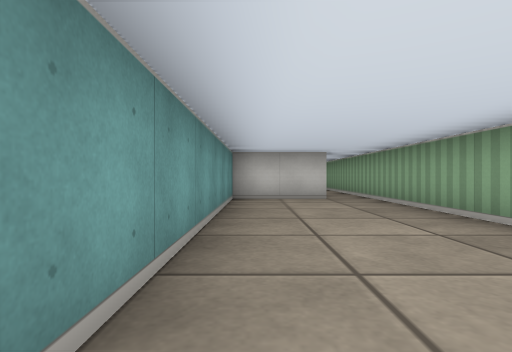
[1] (above)

20 first-person views from a walk through a cub3D maze. The camera is about half as high as the walls, looks level and sees 80° across. The floor is counted in squares. Each view is taken from the middle of a square. On the plan, view 1 faces up. The plan holds only what a view shows up to about 9 squares ahead; the rest is blank.

[2]
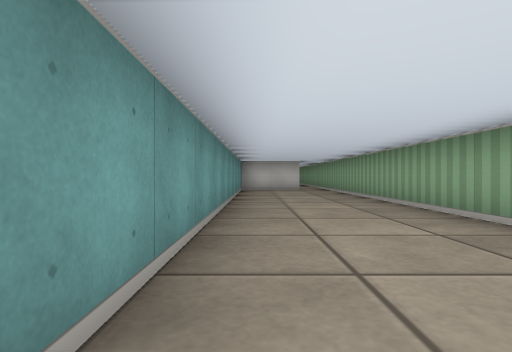

[3]
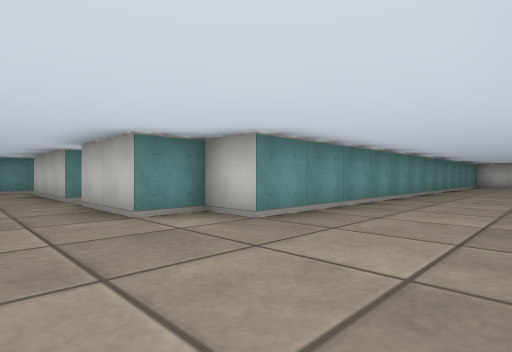

[4]
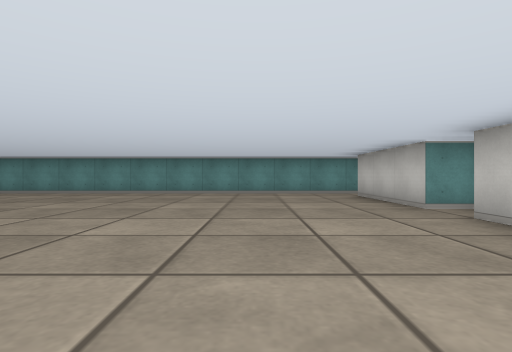

[5]
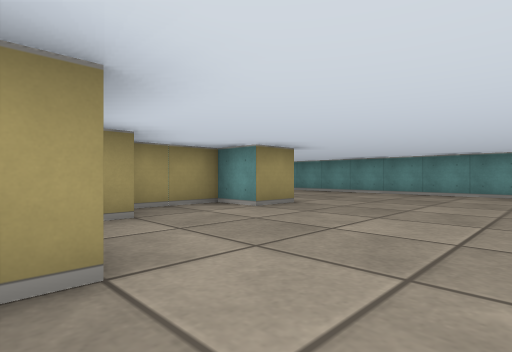

[6]
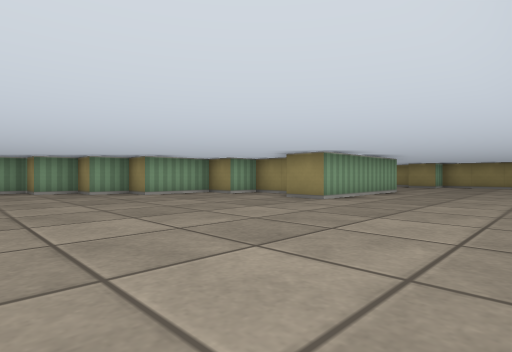

[7]
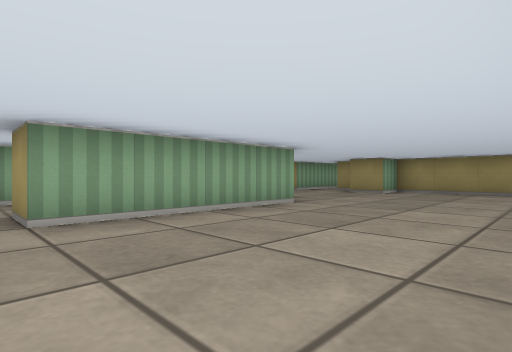

[8]
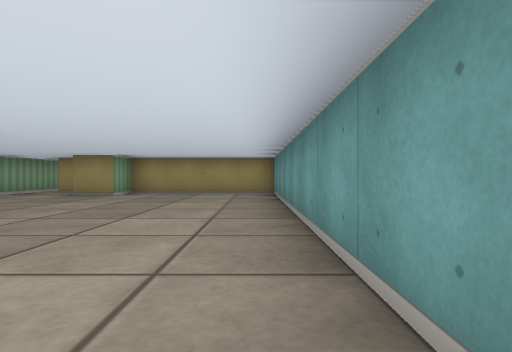

[9]
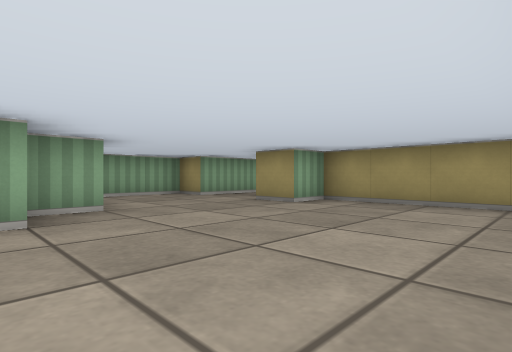

[10]
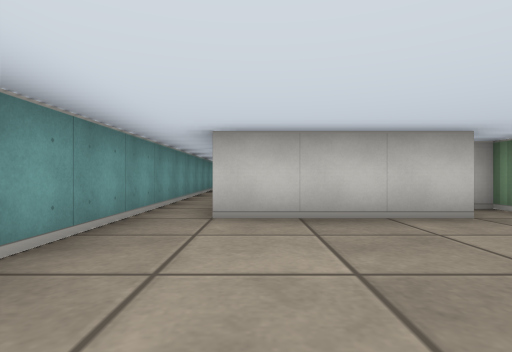

[11]
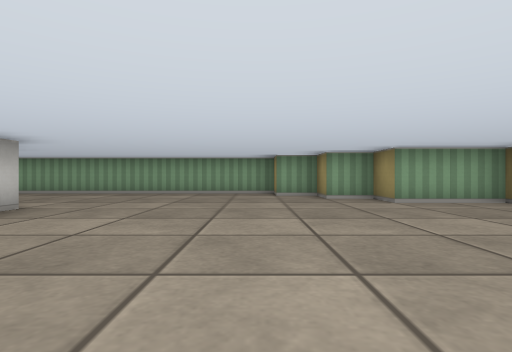

[12]
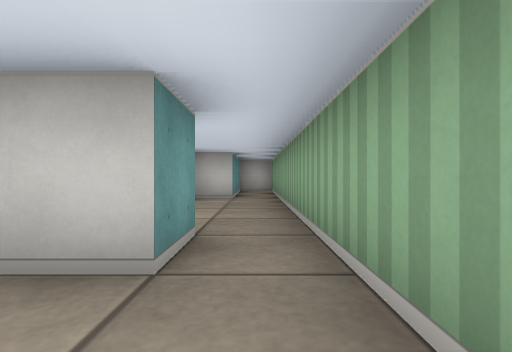

[13]
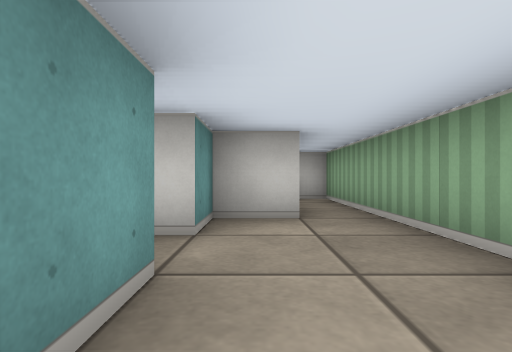

[14]
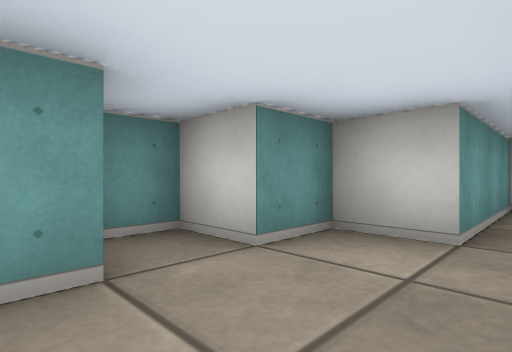

[15]
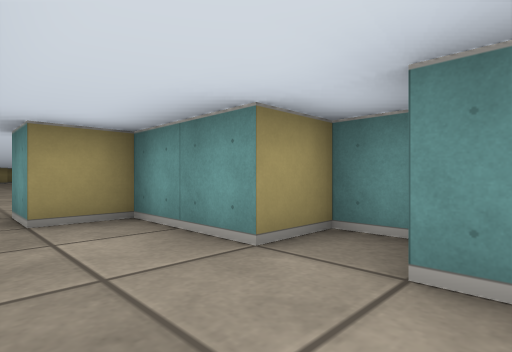

[16]
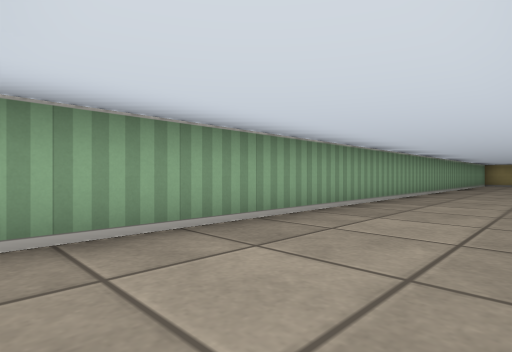

[17]
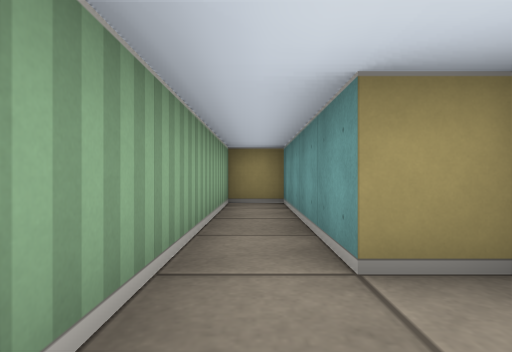

[18]
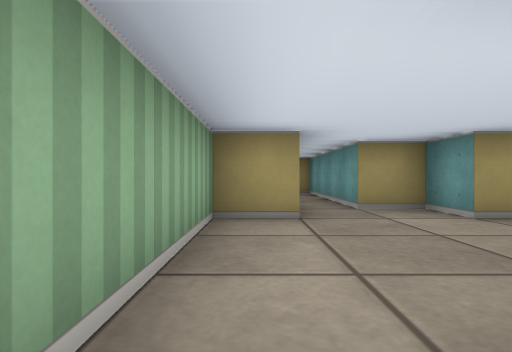

[19]
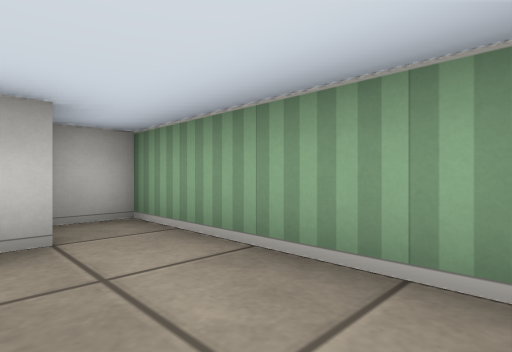

[20]
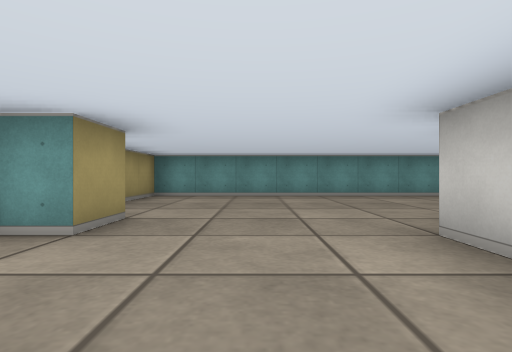

### Floor plan
Points are (right, up) in squares from view 1. A wall is a line through its corners. A room is listed if a view was taken in it or the views show most of it. See-through windows are left out.
Room 1 (views 1, 2, 3, 4, 5, 6, 7, 8, 9, 10, 11, 12, 16, 17, 18, 19, 20)
walls: (-4.5, -6.8) (-4.5, -7.5) (-7.5, -7.5); (-3.4, -6.5) (-3.9, -6.5); (-8.5, -7.6) (-8.5, -24.5) (-4.5, -24.5) (-4.5, -23.5) (-3.5, -23.5) (-3.5, -24.5) (-2.5, -24.5) (-2.5, -28.5) (-1.5, -28.5) (-1.5, -23.5) (-0.5, -23.5) (-0.5, -19.5) (-1.4, -19.5); (-4.5, -19.6) (-4.5, -15.5) (-3.5, -15.5) (-3.5, -16.5) (-1.5, -16.5) (-1.5, -15.5) (-0.5, -15.5) (-0.5, -13.5) (0.5, -13.5) (0.5, -12.5) (1.5, -12.5) (1.5, -11.5) (2.5, -11.5) (2.5, 6.5); (-1.5, -20.5) (-3.5, -20.5) (-3.5, -19.6); (1.5, 6.5) (-0.5, 6.5) (-0.5, -6.5) (-1.5, -6.5) (-1.5, -7.5) (-3.5, -7.5)
ways out: opening at (2, 7) to room 2; opening at (-8, -7)
Room 2 (views 13, 14, 15)
walls: (2.5, 6.5) (2.5, 14.5) (1.5, 14.5) (1.5, 11.5) (0.5, 11.5) (0.5, 10.5) (-0.5, 10.5) (-0.5, 9.5) (0.5, 9.5) (0.5, 7.5) (1.5, 7.5) (1.5, 6.5)
ways out: opening at (2, 7) to room 1

Where each view was taken, in squares from view 1:
view 1: 0 up, 0 right, facing up
view 2: 4 down, 0 right, facing up
view 3: 9 down, 2 right, facing up-left
view 4: 10 down, 0 right, facing left
view 5: 12 down, 0 right, facing down-left
view 6: 10 down, 8 left, facing down-right
view 7: 15 down, 8 left, facing down-right
view 8: 16 down, 8 left, facing down
view 9: 19 down, 8 left, facing down-right
view 10: 11 down, 7 left, facing up
view 11: 11 down, 6 left, facing right
view 12: 5 up, 2 right, facing up
view 13: 8 up, 1 right, facing up
view 14: 9 up, 2 right, facing up-left
view 15: 11 up, 2 right, facing down-left
view 16: 6 up, 0 right, facing down-right
view 17: 23 down, 2 left, facing down
view 18: 20 down, 1 left, facing down
view 19: 23 down, 2 left, facing up-right
view 20: 22 down, 1 left, facing left
